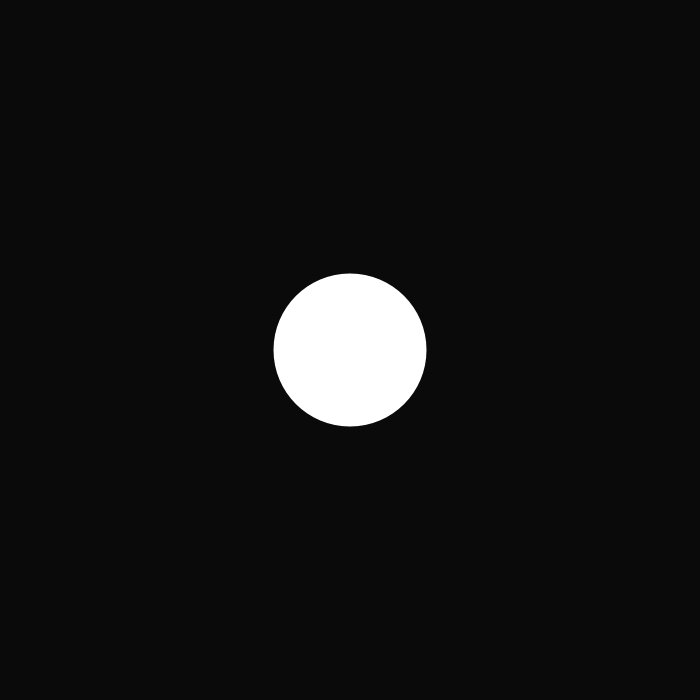
Frame 1 (no input)
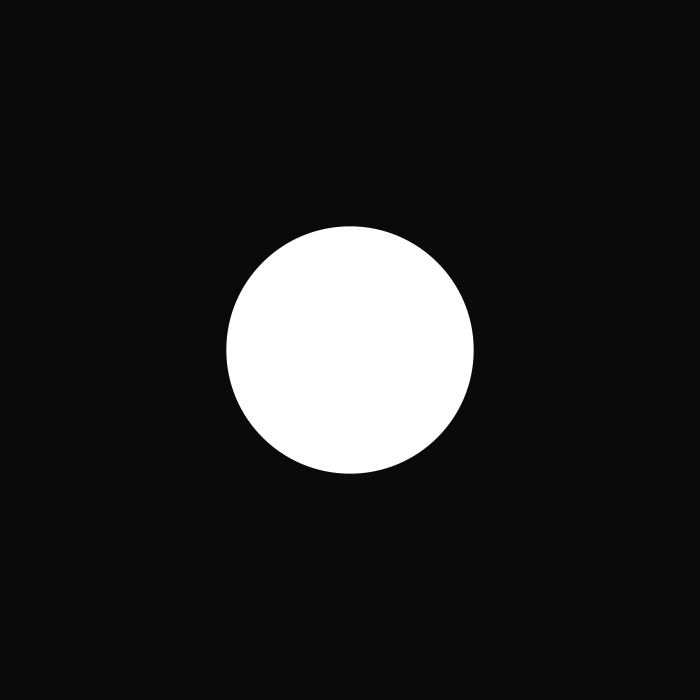
Frame 60 (the mouse pressed at the canvas centre just before this capture)
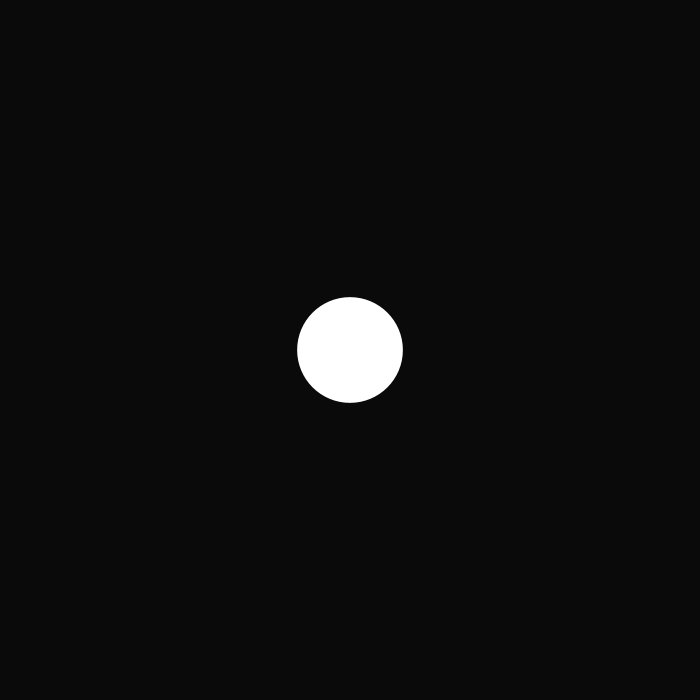
Frame 120 (the mouse held since frame 60 and released just before this capture)

The Processing sketch that drew these frames (run headless with seeded random() and noise(); from frame 60 on, the mouse is pressed at the canvas centre):

// Processing sketch: oscillate3
// ── oscillate3.pde
float startingSize;
float oscSize;
float oscCount;
float amplitude;

void setup() {
  size(700,700);
  oscCount = 0;
  amplitude = 100;
  startingSize = 150;
  noStroke();
}

void draw() {
  background(10);
  oscCount += 0.03;
  oscSize = startingSize + sin(oscCount) * amplitude;
  fill(255);
  ellipse(width/2, height/2, oscSize, oscSize);
}
